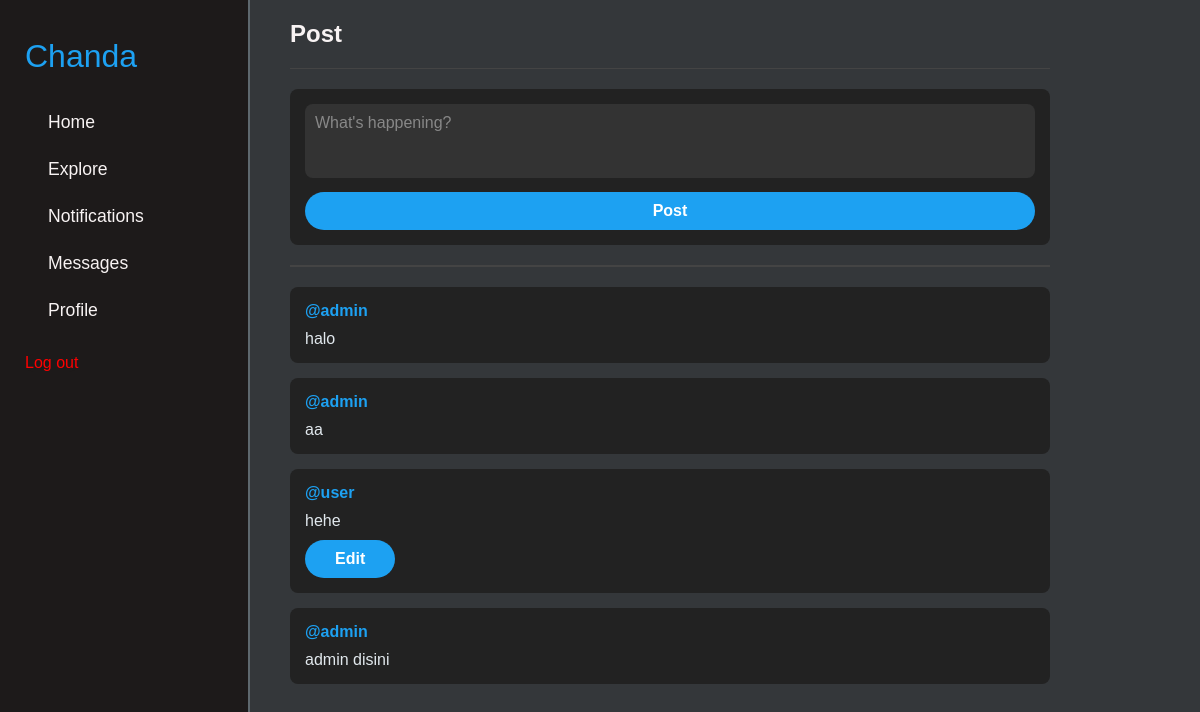
The page /home (signed in) on the database its author committed.
### twtcloneapp/models.py (models this page shows)
class Data(models.Model) :
    username = models.CharField(max_length=150, default="")
    content = models.TextField(default="")
    user = models.ForeignKey(User, on_delete=models.CASCADE, related_name="posts", null=True, blank=True) # buat hapus post kalau akun user dihapus

### twtcloneapp/views.py (the view)
# urls.py: path('home', Homepage.as_view(), name='homepage'),
@method_decorator(login_required(login_url='login'), name='dispatch')
class Homepage(APIView) :
    def get(self, request) :
        items = Data.objects.all()
        items = list(items)
        items.reverse()
        serializer = Data_Serializer(items, many=True)
        return render(request, 'twtcloneapp/index.html', {'items' : serializer.data})

### twtcloneapp/templates/twtcloneapp/index.html (shortened to what this page needs)
<!DOCTYPE html>
<html lang="en">
<head>
    <link rel='stylesheet'
        href='https://cdn-uicons.flaticon.com/2.6.0/uicons-regular-straight/css/uicons-regular-straight.css'>
    <link href="https://cdnjs.cloudflare.com/ajax/libs/font-awesome/5.15.3/css/all.min.css" rel="stylesheet">
</head>
<body>
    <div class="navbar">
        <div class="logo"><span class="logo-icon"><i class="fi fi-rs-teddy-bear"></span></i> Chanda</div>
        <a href="#home"><span class="icon"></span>Home</a>
        <a href="#explore"><span class="icon"></span>Explore</a>
        <a href="#notifications"><span class="icon"></span>Notifications</a>
        <a href="#messages"><span class="icon"></span>Messages</a>
        <a href="#profile"><span class="icon"></span>Profile</a>
        <form action="{% url 'logout' %}" method="post">
            <button type="submit" class="logout-btn">Log out</button>
        </form>
    </div>
    <div class="main-content">
        <header>Post</header>
        <div class="post-form">
            <form action="{% url 'crud' %}" method="post">
                <textarea name="content" placeholder="What's happening?" rows="3" required maxlength="280"></textarea>
                <button type="submit" class="tweet-btn">Post</button>
            </form>
        </div>
        <hr style="border: 1px solid #444; margin: 20px 0;">
        {% for item in items %}
        <div class="tweet">
            <div class="username">@{{ item.username }}</div>
            <div class="content">{{ item.content }}</div>
            {% if item.username == request.user.username %}
            <div>
                <form action="{% url 'edit' item.id %}" method="get" style="display: inline;">
                    <button type="submit" class="tweet-btn">Edit</button>
                </form>
            </div>
            {% endif %}
        </div>
        {% endfor %}
</body>
</html>

### twtcloneapp/templates/twtcloneapp/index.html (style rules this page uses)
* { margin: 0; padding: 0; box-sizing: border-box; font-family: 'Trebuchet MS', 'Lucida Sans Unicode', 'Lucida Grande', 'Lucida Sans', Arial, sans-serif; }
body { display: flex; background-color: #34373a; color: #ffffff; }
.navbar { background-color: #1d1a1a; width: 250px; padding: 20px; display: flex; flex-direction: column; align-items: start; border-right: 2px solid #5e686e; height: 100vh; position: fixed; }
.navbar .logo { font-size: 2em; color: #1DA1F2; margin-bottom: 20px; }
.navbar a { text-decoration: none; color: #f8f3f3; font-size: 1.1em; margin: 3px; display: flex; align-items: center; padding: 10px; border-radius: 24px; transition: background-color 0.2s; width: 100%; }
.tweet-btn { background-color: #1DA1F2; color: #fff; border: none; padding: 10px 30px; font-size: 1em; font-weight: bold; border-radius: 25px; margin-top: 10px; cursor: pointer; transition: background-color 0.2s; }
.logout-btn { background-color: #1d1a1a; color: red; border: none; font-size: 1em; border-radius: 10px; margin-top: 20px; cursor: pointer; margin-left: 5px; }
.main-content { margin-left: 270px; padding: 20px; width: 100%; max-width: 800px; }
.main-content header { font-size: 1.5em; font-weight: bold; color: #f8f3f3; padding-bottom: 20px; border-bottom: 1px solid #444; margin-bottom: 20px; }
.tweet { background-color: #222; padding: 15px; border-radius: 8px; margin-bottom: 15px; }
.tweet .username { color: #1DA1F2; font-weight: bold; cursor: pointer }
.tweet .content { margin-top: 10px; color: #e1e8ed; }
.post-form { background-color: #222; padding: 15px; border-radius: 8px; margin-bottom: 20px; }
.post-form textarea { width: 100%; background-color: #333; border: none; border-radius: 8px; padding: 10px; color: #fff; font-size: 1em; resize: none; }
.post-form textarea::placeholder { color: #888; }
.post-form button { display: block; margin-top: 10px; width: 100%; }

### rows shown on the page
Data: username "admin", content "halo"
Data: username "admin", content "aa"
Data: username "user", content "hehe"
Data: username "admin", content "admin disini"
